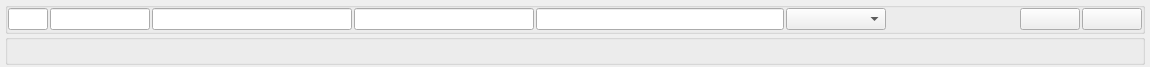
<?xml version="1.0" encoding="UTF-8"?>
<ui version="4.0">
 <class>WidjetAddUserFromManager</class>
 <widget class="QWidget" name="WidjetAddUserFromManager">
  <property name="geometry">
   <rect>
    <x>0</x>
    <y>0</y>
    <width>1150</width>
    <height>46</height>
   </rect>
  </property>
  <property name="sizePolicy">
   <sizepolicy hsizetype="Expanding" vsizetype="Preferred">
    <horstretch>0</horstretch>
    <verstretch>0</verstretch>
   </sizepolicy>
  </property>
  <property name="windowTitle">
   <string>Form</string>
  </property>
  <layout class="QVBoxLayout" name="verticalLayout">
   <property name="spacing">
    <number>0</number>
   </property>
   <property name="leftMargin">
    <number>5</number>
   </property>
   <property name="topMargin">
    <number>2</number>
   </property>
   <property name="rightMargin">
    <number>5</number>
   </property>
   <property name="bottomMargin">
    <number>2</number>
   </property>
   <item alignment="Qt::AlignTop">
    <widget class="QGroupBox" name="groupBox">
     <property name="maximumSize">
      <size>
       <width>16777215</width>
       <height>16777215</height>
      </size>
     </property>
     <property name="font">
      <font>
       <stylestrategy>PreferDefault</stylestrategy>
      </font>
     </property>
     <layout class="QHBoxLayout" name="horizontalLayout">
      <property name="spacing">
       <number>2</number>
      </property>
      <property name="leftMargin">
       <number>0</number>
      </property>
      <property name="topMargin">
       <number>0</number>
      </property>
      <property name="rightMargin">
       <number>0</number>
      </property>
      <property name="bottomMargin">
       <number>1</number>
      </property>
      <item>
       <widget class="QLineEdit" name="le_id">
        <property name="sizePolicy">
         <sizepolicy hsizetype="Expanding" vsizetype="Expanding">
          <horstretch>0</horstretch>
          <verstretch>0</verstretch>
         </sizepolicy>
        </property>
        <property name="minimumSize">
         <size>
          <width>40</width>
          <height>0</height>
         </size>
        </property>
        <property name="maximumSize">
         <size>
          <width>40</width>
          <height>16777215</height>
         </size>
        </property>
        <property name="focusPolicy">
         <enum>Qt::StrongFocus</enum>
        </property>
        <property name="inputMethodHints">
         <set>Qt::ImhNone</set>
        </property>
        <property name="readOnly">
         <bool>true</bool>
        </property>
       </widget>
      </item>
      <item alignment="Qt::AlignLeft">
       <widget class="QLineEdit" name="le_username">
        <property name="sizePolicy">
         <sizepolicy hsizetype="Expanding" vsizetype="Expanding">
          <horstretch>0</horstretch>
          <verstretch>0</verstretch>
         </sizepolicy>
        </property>
        <property name="minimumSize">
         <size>
          <width>70</width>
          <height>0</height>
         </size>
        </property>
        <property name="maximumSize">
         <size>
          <width>100</width>
          <height>16777215</height>
         </size>
        </property>
       </widget>
      </item>
      <item>
       <widget class="QLineEdit" name="le_name">
        <property name="sizePolicy">
         <sizepolicy hsizetype="Expanding" vsizetype="Expanding">
          <horstretch>0</horstretch>
          <verstretch>0</verstretch>
         </sizepolicy>
        </property>
        <property name="minimumSize">
         <size>
          <width>130</width>
          <height>0</height>
         </size>
        </property>
        <property name="maximumSize">
         <size>
          <width>200</width>
          <height>16777215</height>
         </size>
        </property>
       </widget>
      </item>
      <item>
       <widget class="QLineEdit" name="le_email">
        <property name="sizePolicy">
         <sizepolicy hsizetype="Expanding" vsizetype="Expanding">
          <horstretch>0</horstretch>
          <verstretch>0</verstretch>
         </sizepolicy>
        </property>
        <property name="minimumSize">
         <size>
          <width>100</width>
          <height>0</height>
         </size>
        </property>
        <property name="maximumSize">
         <size>
          <width>180</width>
          <height>16777215</height>
         </size>
        </property>
       </widget>
      </item>
      <item>
       <widget class="QLineEdit" name="le_password">
        <property name="sizePolicy">
         <sizepolicy hsizetype="Expanding" vsizetype="Expanding">
          <horstretch>0</horstretch>
          <verstretch>0</verstretch>
         </sizepolicy>
        </property>
        <property name="minimumSize">
         <size>
          <width>130</width>
          <height>0</height>
         </size>
        </property>
        <property name="maximumSize">
         <size>
          <width>16777215</width>
          <height>16777215</height>
         </size>
        </property>
        <property name="contextMenuPolicy">
         <enum>Qt::DefaultContextMenu</enum>
        </property>
       </widget>
      </item>
      <item>
       <widget class="QComboBox" name="cb_role">
        <property name="sizePolicy">
         <sizepolicy hsizetype="Preferred" vsizetype="Expanding">
          <horstretch>0</horstretch>
          <verstretch>0</verstretch>
         </sizepolicy>
        </property>
        <property name="minimumSize">
         <size>
          <width>100</width>
          <height>0</height>
         </size>
        </property>
        <property name="maximumSize">
         <size>
          <width>200</width>
          <height>16777215</height>
         </size>
        </property>
        <property name="cursor">
         <cursorShape>PointingHandCursor</cursorShape>
        </property>
       </widget>
      </item>
      <item>
       <widget class="QLabel" name="lbl_date_create">
        <property name="minimumSize">
         <size>
          <width>130</width>
          <height>0</height>
         </size>
        </property>
        <property name="text">
         <string/>
        </property>
       </widget>
      </item>
      <item>
       <widget class="QPushButton" name="btn_save">
        <property name="sizePolicy">
         <sizepolicy hsizetype="Minimum" vsizetype="Expanding">
          <horstretch>0</horstretch>
          <verstretch>0</verstretch>
         </sizepolicy>
        </property>
        <property name="minimumSize">
         <size>
          <width>60</width>
          <height>0</height>
         </size>
        </property>
        <property name="maximumSize">
         <size>
          <width>60</width>
          <height>16777215</height>
         </size>
        </property>
        <property name="cursor">
         <cursorShape>PointingHandCursor</cursorShape>
        </property>
        <property name="text">
         <string/>
        </property>
        <property name="icon">
         <iconset resource="../../resurce.qrc">
          <normaloff>:/Icons/icons/save_.svg</normaloff>:/Icons/icons/save_.svg</iconset>
        </property>
        <property name="iconSize">
         <size>
          <width>16</width>
          <height>16</height>
         </size>
        </property>
       </widget>
      </item>
      <item>
       <widget class="QPushButton" name="btn_delete">
        <property name="sizePolicy">
         <sizepolicy hsizetype="Minimum" vsizetype="Expanding">
          <horstretch>0</horstretch>
          <verstretch>0</verstretch>
         </sizepolicy>
        </property>
        <property name="minimumSize">
         <size>
          <width>60</width>
          <height>0</height>
         </size>
        </property>
        <property name="maximumSize">
         <size>
          <width>60</width>
          <height>16777215</height>
         </size>
        </property>
        <property name="cursor">
         <cursorShape>PointingHandCursor</cursorShape>
        </property>
        <property name="text">
         <string/>
        </property>
        <property name="icon">
         <iconset resource="../../resurce.qrc">
          <normaloff>:/Icons/icons/trash-2_.svg</normaloff>:/Icons/icons/trash-2_.svg</iconset>
        </property>
        <property name="iconSize">
         <size>
          <width>16</width>
          <height>16</height>
         </size>
        </property>
       </widget>
      </item>
     </layout>
    </widget>
   </item>
   <item>
    <widget class="QGroupBox" name="gbx_msg">
     <property name="sizePolicy">
      <sizepolicy hsizetype="Preferred" vsizetype="Preferred">
       <horstretch>0</horstretch>
       <verstretch>0</verstretch>
      </sizepolicy>
     </property>
     <layout class="QHBoxLayout" name="layout_msg">
      <property name="spacing">
       <number>5</number>
      </property>
      <property name="leftMargin">
       <number>0</number>
      </property>
      <property name="topMargin">
       <number>0</number>
      </property>
      <property name="rightMargin">
       <number>0</number>
      </property>
      <property name="bottomMargin">
       <number>0</number>
      </property>
      <item>
       <widget class="QLabel" name="label">
        <property name="sizePolicy">
         <sizepolicy hsizetype="Preferred" vsizetype="Preferred">
          <horstretch>0</horstretch>
          <verstretch>0</verstretch>
         </sizepolicy>
        </property>
        <property name="minimumSize">
         <size>
          <width>40</width>
          <height>0</height>
         </size>
        </property>
        <property name="maximumSize">
         <size>
          <width>40</width>
          <height>16777215</height>
         </size>
        </property>
        <property name="text">
         <string/>
        </property>
       </widget>
      </item>
      <item>
       <widget class="QLabel" name="lbl_msg">
        <property name="sizePolicy">
         <sizepolicy hsizetype="Preferred" vsizetype="Preferred">
          <horstretch>0</horstretch>
          <verstretch>0</verstretch>
         </sizepolicy>
        </property>
        <property name="text">
         <string/>
        </property>
       </widget>
      </item>
     </layout>
    </widget>
   </item>
  </layout>
 </widget>
 <resources>
  <include location="../../resurce.qrc"/>
 </resources>
 <connections/>
</ui>
